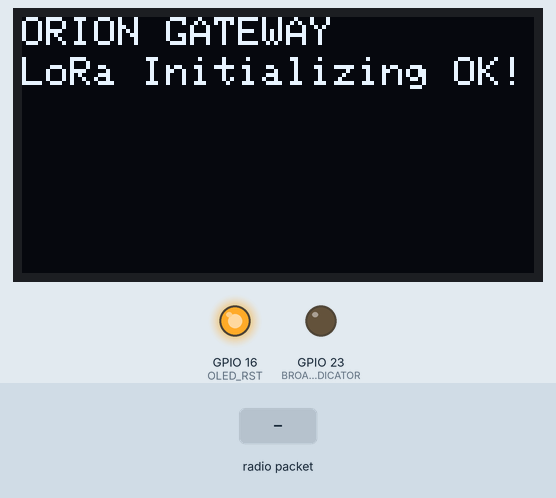
Simulated run of this sketch. Board: ESP32. On the bench: 128×64 one-colour display, output pins drawn as LEDs (lit = HIGH). Inputs (shaded band) come from the test bench. WiFi joins after 1.5 s; servers stay silent unless stated; uploads are accepted with an empty reply; no radio packets arrive unless stated; what the sketch prints to the serial monitor is not drawn.

Above: at 3.3 s.
3.4 s: radio packet "1" arrives
At 5.6 s:
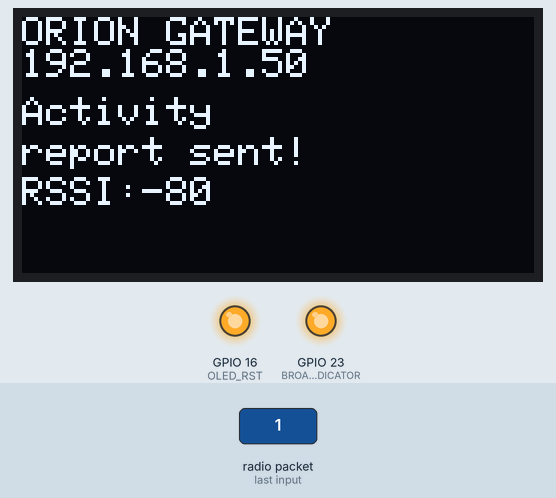
6.1 s: radio packet "0" arrives
At 7.79 s:
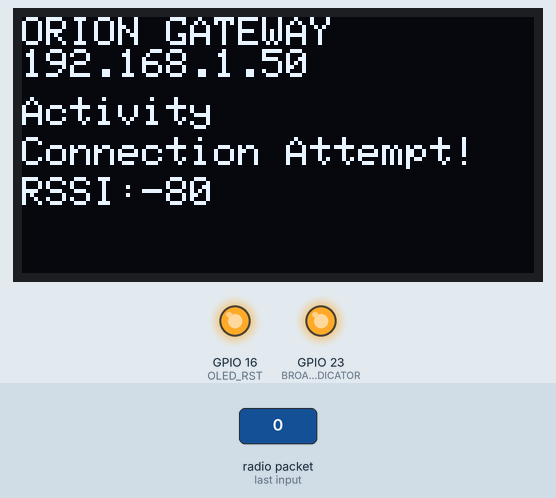
9.1 s: radio packet "2" arrives
Timing chart, 0 to 12.1 s (numbered marks = the images above; inputs shaded):
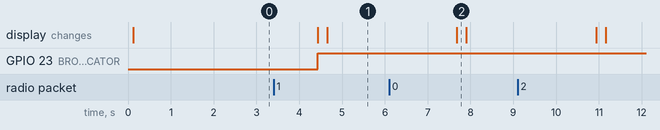

The sketch:

orion-gateway.ino
```cpp
/*

Orion Gateway
----------------------------------
Author: Bryce Narciso C. Mercines
*/

// API URL
String API_URL = "http://kraken-demo.herokuapp.com";
#include <HTTPClient.h>
#include "WiFi.h"

//Libraries for LoRa
#include <SPI.h>
#include <LoRa.h>

//Libraries for OLED Display
#include <Wire.h>
#include <Adafruit_GFX.h>
#include <Adafruit_SSD1306.h>

//define the pins used by the LoRa transceiver module
#define SCK 5
#define MISO 19
#define MOSI 27
#define SS 18
#define RST 14
#define DIO0 26

// Most performant ISM Band (Philippines) good RSSI
#define BAND 923E6

//OLED pins
#define OLED_SDA 4
#define OLED_SCL 15
#define OLED_RST 16
#define SCREEN_WIDTH 128 // OLED display width, in pixels
#define SCREEN_HEIGHT 64 // OLED display height, in pixels

//LED INDICATOR
#define BROADCAST_INDICATOR 23

// Initialize Screen
Adafruit_SSD1306 display(SCREEN_WIDTH, SCREEN_HEIGHT, &Wire, OLED_RST);

// LoRa Data
String LoRaData;

HTTPClient http;

// Replace with your network credentials
const char *ssid = "ZTE_2.4G_MK5p9F";
const char *password = "W6mPecNb";
//const char *password = "PLDTWIFIT2Z5Rssss";

// gateway unique id
const char *uid = "HTX-00001";

void setup()
{
  // Serial port for debugging purposes
  Serial.begin(115200);

  pinMode(BROADCAST_INDICATOR, OUTPUT);

  //reset OLED display via software
  pinMode(OLED_RST, OUTPUT);
  digitalWrite(OLED_RST, LOW);
  delay(20);
  digitalWrite(OLED_RST, HIGH);

  //initialize OLED
  Wire.begin(OLED_SDA, OLED_SCL);
  if (!display.begin(SSD1306_SWITCHCAPVCC, 0x3c, false, false))
  { // Address 0x3C for 128x32
    Serial.println(F("SSD1306 allocation failed"));
    for (;;)
      ; // Don't proceed, loop forever
  }

  display.clearDisplay();
  display.setTextColor(WHITE);
  display.setTextSize(1);
  display.setCursor(0, 0);
  display.print("ORION GATEWAY");
  display.display();

  //SPI LoRa pins
  SPI.begin(SCK, MISO, MOSI, SS);
  //setup LoRa transceiver module
  LoRa.setPins(SS, RST, DIO0);

  if (!LoRa.begin(BAND))
  {
    Serial.println("Starting LoRa failed!");
    while (1)
      ;
  }
  Serial.println("LoRa Initializing OK!");
  display.setCursor(0, 10);
  display.print("LoRa Initializing OK!");
  display.display();
  delay(2000);

  WiFi.begin(ssid, password);
}

// Send LoRa packet

void sendData(String LORA_DATA)
{
  LoRa.beginPacket();
  LoRa.print(LORA_DATA);
  LoRa.endPacket();
}

// update OLED Screen

void setScreen(int yrssi, String message)
{
  // Dsiplay information
  display.clearDisplay();
  display.setCursor(0, 0);
  display.println("ORION GATEWAY");
  display.println(WiFi.localIP());
  display.setCursor(0, 20);
  display.print("Activity");
  display.setCursor(0, 30);
  display.print(message);
  display.setCursor(0, 40);
  display.print("RSSI:");
  display.setCursor(30, 40);
  display.print(yrssi);
  display.display();
}

// attempt to send data to the internet

void gateWayConnect(String LORA_DATA, int xrssi)
{

  setScreen(xrssi, "Connection Attempt!");
  if (WiFi.status() == WL_CONNECTED)
  {
    digitalWrite(BROADCAST_INDICATOR, HIGH);
    // send report data
    String reqURL = "data=" + LORA_DATA;
    http.begin(API_URL + "/report");
    http.addHeader("Content-Type", "application/x-www-form-urlencoded");
    http.POST(reqURL);
    setScreen(xrssi, "report sent!");
    http.end(); //Close connection

    // get data feed
    //    http.begin(API_URL+"/network/feed");
    //    int getFeed = http.GET();
    //    if(getFeed > 0){
    //    setScreen(xrssi, "EMIT DATA..");
    //    String FeedData = String(http.getString());
    //
    //    // broadcast advisories multiple times
    //    if(FeedData.length() > 10){
    //    Serial.println("Broadcasting Feed");
    //      sendData(FeedData);
    //      delay(2000);
    //      sendData(FeedData);
    //      delay(2000);
    //      sendData(FeedData);
    //      delay(2000);
    //       setScreen(xrssi, "READY");
    //    }
    //
    //    }
    //    http.end();

    delay(2000);
  }
  else
  {
    setScreen(xrssi, "Echoing..");
    sendData(LORA_DATA);
    delay(2000);
    sendData(LORA_DATA);
    delay(2000);
    sendData(LORA_DATA);
    delay(2000);
    setScreen(xrssi, "READY");
    digitalWrite(BROADCAST_INDICATOR, LOW);
  }
}

void loop()
{
  //try to parse packet
  int packetSize = LoRa.parsePacket();
  if (packetSize)
  {
    //received a packet

    //read packet
    while (LoRa.available())
    {
      LoRaData = LoRa.readString();
      Serial.print(LoRaData);
    }

    //print RSSI of packet
    int rssi = LoRa.packetRssi();
    gateWayConnect(LoRaData, rssi);
  }
}
```

Measured:
- after the input at 3.4 s, GPIO 23 (BROADCAST_INDICATOR): LOW → HIGH after 1.0 s; the display: first changes after 1.0 s (image 1 shows a later state)
- after the input at 6.1 s, the display: changes after 1.6 s (image 2)
